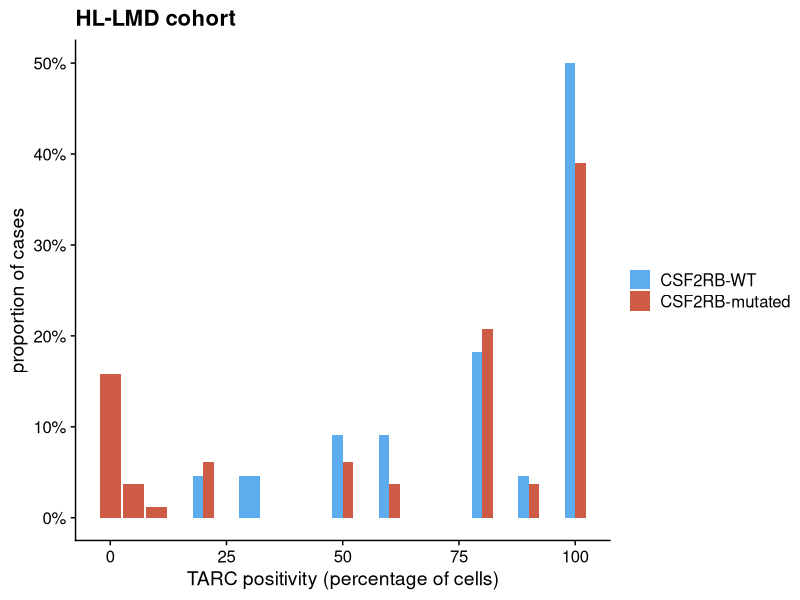
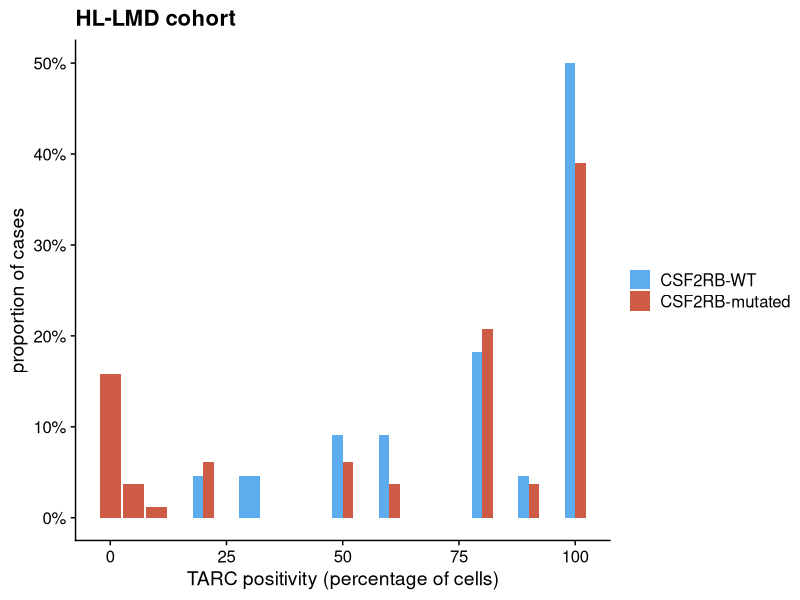

The R source for these figures, in order:
## R code to create figure 4K in Aoki et al, Multidimensional characterization of cellular ecosystems in Hodgkin lymphoma
############## load packages ################ 
library(readr)
library(dplyr)
library(ggplot2)
library(cowplot)
############## input data ################ 
input_Figure_4K <- read_csv("../../data/Fig4/Fig4K_CSF2RB_mut_TARC.csv")
##########################
input_Figure_4K %>%
  ggplot(aes(x = CCL17_percentage_HL_cohort, fill = CSF2RB_MUT)) +
  geom_bar(aes(y = after_stat(prop), group = CSF2RB_MUT), position = "dodge") +
  scale_y_continuous(labels = scales::percent_format()) +
  theme_cowplot() +
  scale_fill_manual(values = c("steelblue2","coral3"),
                    labels = c("CSF2RB-WT", "CSF2RB-mutated")) +
  xlab("TARC positivity (percentage of cells)") +
  ylab("proportion of cases") +
  theme(legend.title = element_blank()) +
  ggtitle("HL-LMD cohort")

ggsave("CSF2RB_MUT_CCL17_perc_distr.pdf")
#############
